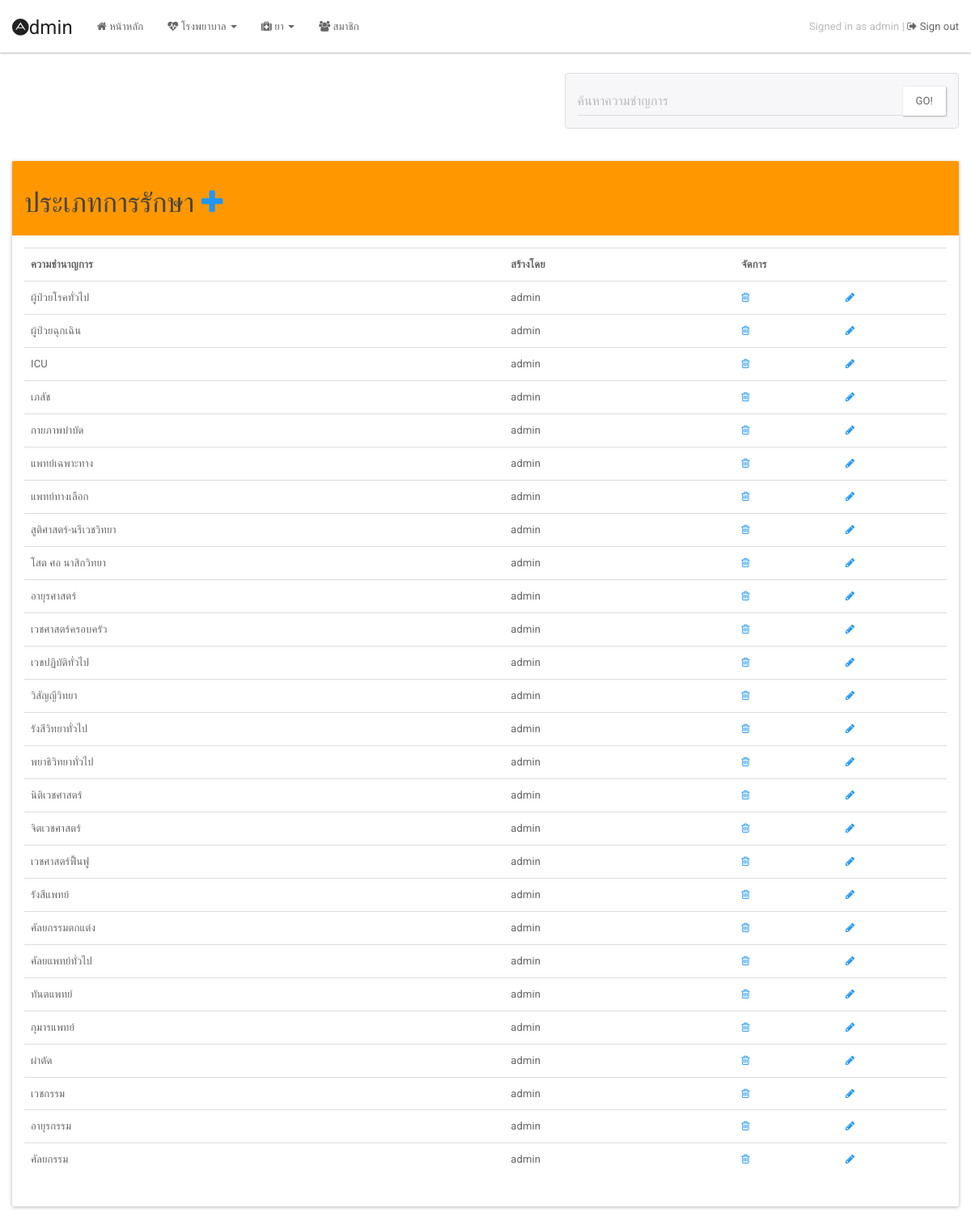
Page /admin/list-typeofmedical.php (signed in) on the committed database.
### tables this page shows
CREATE TABLE `typeofmedical` (
  `medical_type_id` int(3) NOT NULL,
  `medical_name` varchar(255) NOT NULL,
  `date_added` datetime NOT NULL,
  `added_from` varchar(100) NOT NULL
);

### php/config/autoload.inc.php (called while the page is built, shortened)
<?php
function file_include($class) {
    $path = str_replace('\\', DS, WWW_ROOT . DS . $class . '.inc.php');
}

### php/config/database.inc.php (called while the page is built, shortened)
<?php
class database {
    public $mysqli;
    public function connection() {
        $this->mysqli = mysqli_init();
        $link = $this->mysqli->real_connect(LOCALHOST, USER, PWD, DBNAME);
        if ($link) {
            $this->mysqli->set_charset("UTF8");
            return true;
        } else {
            print $this->mysqli->connect_error;
        }
    }
    public function close_connection() {
        $this->mysqli = null;
    }
    public function query($sql, &$rows, &$num_rows) {
        if (self::connection()) {
            $result = $this->mysqli->query($sql);
            if ($result) {
                if ($result !== true) {
                    while ($data = $result->fetch_assoc()) {
                        $rows[] = $data;
                    }
                }
            } else {
                return "Error1 : " . $this->mysqli->errno . " = " . $this->mysqli->error;
            }
            return true;
        }
    }
}
?>

### admin/list-typeofmedical.php (the view, shortened to what this page needs)
<?php
if (!isset($_SESSION["admin"]) || $_SESSION["admin"] != "logon") {
    session_unset();
    session_destroy();
    header("Location: index.php");
    exit;
} else {
    include '../php/config/autoload.inc.php';
}
$db = new db;
?>
    <!DOCTYPE html>
    <html lang="en">
    <head>
        <link rel="stylesheet" href="../node_modules/bootstrap/dist/css/bootstrap.min.css">
    </head>
    <body>
        <article class="container-fluid" style="">
            <?php include "header.php";?>
                <section>
                    <div class="row">
                        <div class="col-md-12">
                            <form action="" method="GET" class="col-md-5 pull-right">
                                <div class="input-group">
                                    <input type="text" class="form-control" name="keyword" placeholder="ค้นหาความชำญการ">
                                    <span class="input-group-btn"><button class="btn btn-default" type="submit">Go!</button></span>
                                </div>
                            </form>
                        </div>
                        <div class="col-md-12" style="padding-top: 10px;">
                            <div class="panel panel-warning">
                                <div class="panel-heading">
                                    <h3>ประเภทการรักษา <a href="create-typeofmedical.php"><i style="" class="fa fa-plus"></i></a></h3>
                                </div>
                                <div class="panel-body">
                                    <table class="table table-hover">
                                        <tr>
                                            <th>ความชำนาญการ</th>
                                            <th>สร้างโดย</th>
                                            <th colspan="2">จัดการ</th>
                                        </tr>
                                        <?php
if (isset($_GET['keyword'])) {
    $keyword = $_GET['keyword'];
    $sql = "SELECT * from typeOfmedical where medical_name LIKE '%" . $keyword . "%' ";
} else {
    $sql = "select * from typeOfmedical ";
}
$sql .= " order by date_added desc;";
$result = $db->query($sql, $rows, $num_rows);
if ($result) {
    foreach ($rows as $k => $v) {
        print "
        <tr>
            <td>" . $v['medical_name'] . "</td>
            <td>" . $v['added_from'] . "</td>
            <td><a href='delete-typeofmedical.php?id=" . urlencode($v['medical_type_id']) . "' onclick='return confirm(\"ยืนยันการลบข้อมูล ?\");'><i class='fa fa-trash-o'></i></a></td>
            <td><a href='edit-typeofmedical.php?id=" . urlencode($v['medical_type_id']) . "'><i class='fa fa-pencil'></i></a></td>
        </tr>
        ";
    }
}
?>
                                    </table>
                                </div>
                            </div>
                        </div>
                    </div>
                </section>
        </article>
    </body>
    </html>

### css/mine.css (style rules this page uses)
html, body { height: 100% }
article { position: relative; }
form { border-style: solid; border-color: #ddd; border-width: 1px; border-radius: 4px 4px 4px 4px; padding: 15px 10px 15px 10px; width: 70%; margin-top: 30px; margin-bottom: 30px; margin-left: auto; margin-right: auto; background-color: #f7f7f9; }

### rows in the picture
typeofmedical: medical_name "ผู้ป่วยโรคทั่วไป", added_from "admin"
typeofmedical: medical_name "ผู้ป่วยฉุกเฉิน", added_from "admin"
typeofmedical: medical_name "ICU", added_from "admin"
typeofmedical: medical_name "เภสัช", added_from "admin"
typeofmedical: medical_name "กายภาพบำบัด", added_from "admin"
typeofmedical: medical_name "แพทย์เฉพาะทาง", added_from "admin"
typeofmedical: medical_name "แพทย์ทางเลือก", added_from "admin"
typeofmedical: medical_name "สูติศาสตร์-นรีเวชวิทยา", added_from "admin"
typeofmedical: medical_name "โสต ศอ นาสิกวิทยา", added_from "admin"
typeofmedical: medical_name "อายุรศาสตร์", added_from "admin"
typeofmedical: medical_name "เวชศาสตร์ครอบครัว", added_from "admin"
typeofmedical: medical_name "เวชปฏิบัติทั่วไป", added_from "admin"
typeofmedical: medical_name "วิสัญญีวิทยา", added_from "admin"
typeofmedical: medical_name "รังสีวิทยาทั่วไป", added_from "admin"
typeofmedical: medical_name "พยาธิวิทยาทั่วไป", added_from "admin"
typeofmedical: medical_name "นิติเวชศาสตร์", added_from "admin"
typeofmedical: medical_name "จิตเวชศาสตร์", added_from "admin"
typeofmedical: medical_name "เวชศาสตร์ฟื้นฟู", added_from "admin"
typeofmedical: medical_name "รังสีแพทย์", added_from "admin"
typeofmedical: medical_name "ศัลยกรรมตกแต่ง", added_from "admin"
typeofmedical: medical_name "ศัลยแพทย์ทั่วไป", added_from "admin"
typeofmedical: medical_name "ทันตแพทย์", added_from "admin"
typeofmedical: medical_name "กุมารแพทย์", added_from "admin"
typeofmedical: medical_name "ผ่าตัด", added_from "admin"
typeofmedical: medical_name "เวชกรรม", added_from "admin"
typeofmedical: medical_name "อายุรกรรม", added_from "admin"
typeofmedical: medical_name "ศัลยกรรม", added_from "admin"

### other values in the picture
$_SESSION['typeOfUser'] "admin"
